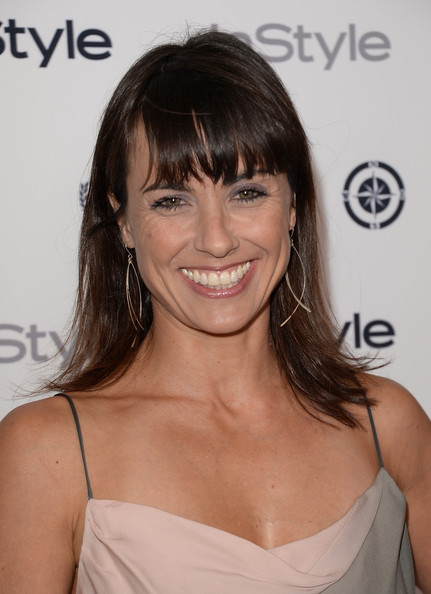
#> input picture src/mary.jpg, 431 x 594 px, found by its file name
$ python 'laplaciano'"'"'s_operator.py'
#> lines starting #> are read from the running program, lines starting #| are printed output that depends on the picture
import cv2 as cv
import matplotlib.pyplot as plt
# --Leer la iamgen
img = cv.imread('src/mary.jpg', cv.COLOR_BGR2GRAY)
#> img is the input picture: shape (594, 431, 3); mean B, G, R 119.5, 129.8, 154.8
rgb_img = cv.cvtColor(img, cv.COLOR_BGR2RGB)
# --Convertir a escala de grises
grayImage = cv.cvtColor(img, cv.COLOR_BGR2GRAY)
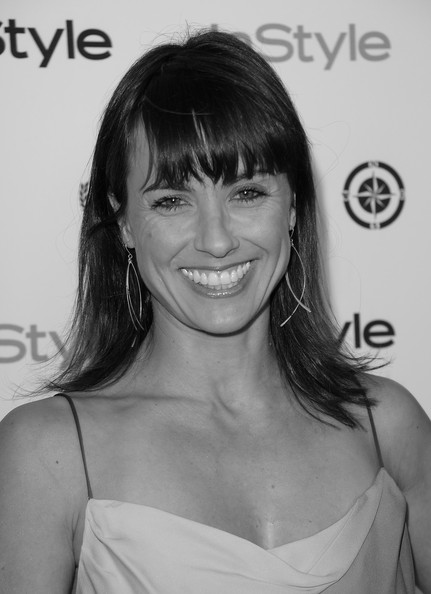
#> grayImage: shape (594, 431); min 0, max 245, mean 136.1
# --Operador Laplaciano
dst = cv.Laplacian(grayImage, cv.CV_16S, ksize=3)
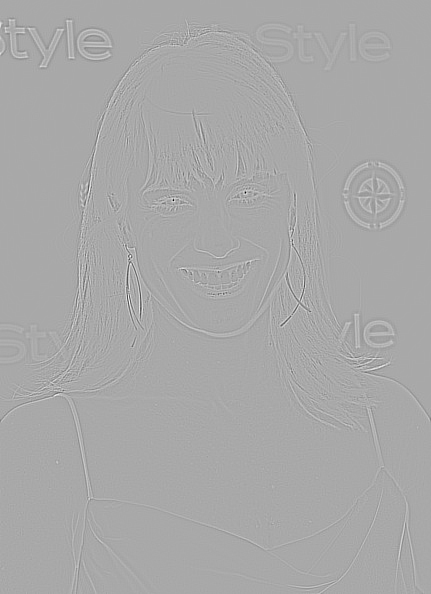
#> dst: shape (594, 431) int16; min -1520, max 776, mean 0; drawn with min black and max white
Laplacian = cv.convertScaleAbs(dst)
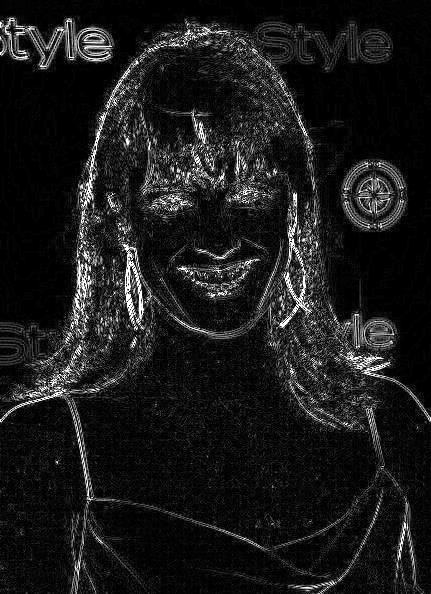
#> Laplacian: shape (594, 431); min 0, max 255, mean 26.5
# --Mostrar imagenes
titles = ['Imagen original', 'Operador Laplaciano']
images = [rgb_img, Laplacian]
for i in range(2):
    plt.subplot(1, 2, i + 1), plt.imshow(images[i], 'gray')
    plt.title(titles[i])
    plt.xticks([]), plt.yticks([])
plt.show()
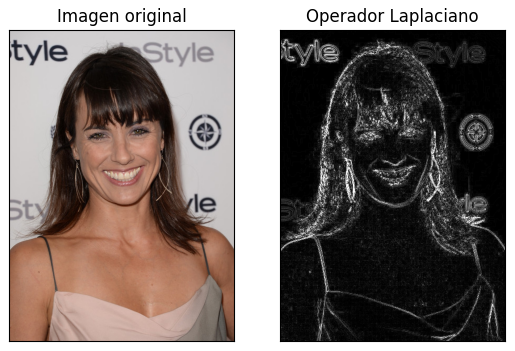
#> figure drawn by matplotlib, 2 panels

$ run again, with src/ave.jpg copied over src/mary.jpg
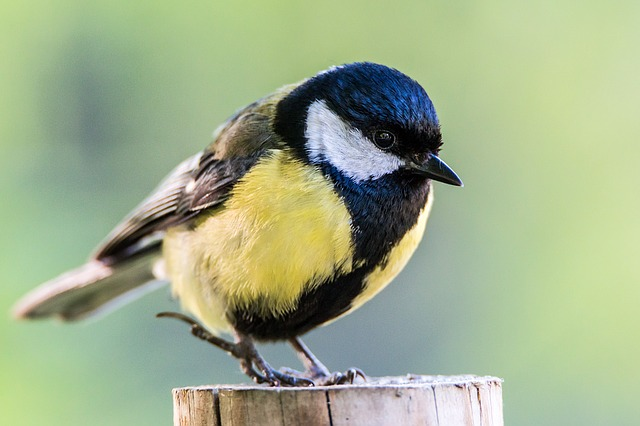
#> input picture src/ave.jpg, 640 x 426 px, found by its file name
#> img is the input picture: shape (426, 640, 3); mean B, G, R 139.9, 174.4, 159.9
#> `Laplacian = cv.convertScaleAbs(dst)`:
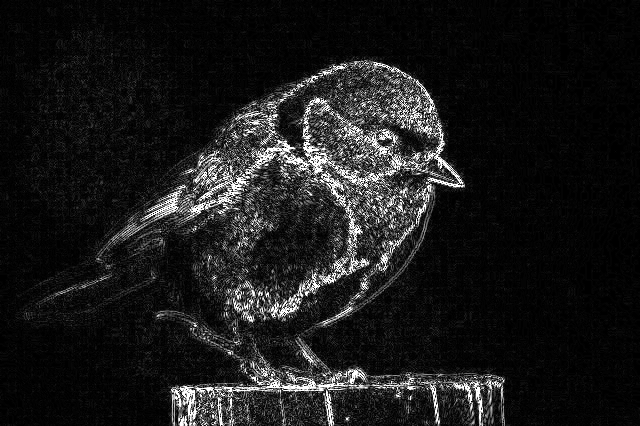
#> Laplacian: shape (426, 640); min 0, max 255, mean 26.4
#> `plt.show()`:
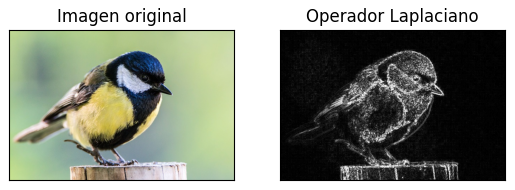
#> figure drawn by matplotlib, 2 panels
